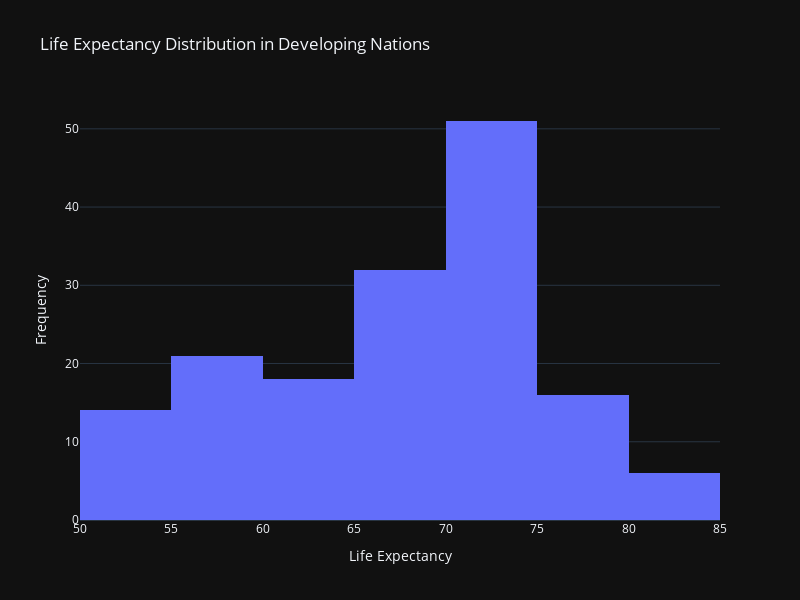

The notebook cell this image was saved under:
### Code cell
# Creating a histogram for the distribution of life expectancy in developing nations
hist_df_1 = cleaned_dataset[cleaned_dataset['Status'] == 'Developing'].groupby(['Country', 'Status'])['Life_Expectancy_Winsorized'].mean().reset_index()

# Plotting the histogram using Plotly Express
fig = px.histogram(hist_df_1, x='Life_Expectancy_Winsorized', template='plotly_dark', title='Life Expectancy Distribution in Developing Nations')
fig.update_layout(width=800, height=600, yaxis_title='Frequency', xaxis_title='Life Expectancy')
fig.show()

### Figure 1 — Plotly figure (JSON) as saved in the notebook; plotly's stock layout.template omitted (floating-point values rounded to 4 significant figures; data arrays with more than 128 entries replaced by an {"elided": "..."} marker saying what was removed)
{"data": [{"alignmentgroup": "True", "bingroup": "x", "hovertemplate": "Life_Expectancy_Winsorized=%{x}<br>count=%{y}<extra></extra>", "legendgroup": "", "marker": {"color": "#636efa", "pattern": {"shape": ""}}, "name": "", "offsetgroup": "", "orientation": "v", "showlegend": false, "type": "histogram", "x": {"elided": "158 float values"}, "xaxis": "x", "yaxis": "y"}], "layout": {"barmode": "relative", "height": 600, "legend": {"tracegroupgap": 0}, "title": {"text": "Life Expectancy Distribution in Developing Nations"}, "width": 800, "xaxis": {"anchor": "y", "domain": [0, 1], "title": {"text": "Life Expectancy"}}, "yaxis": {"anchor": "x", "domain": [0, 1], "title": {"text": "Frequency"}}}}
